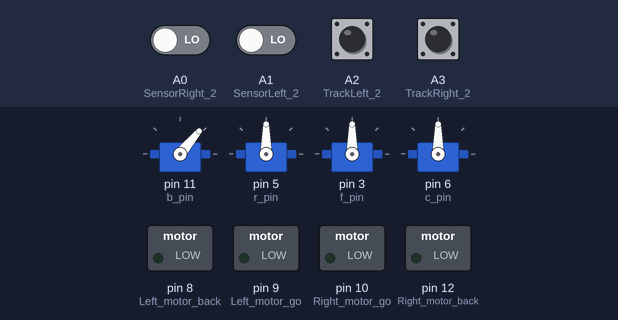
The program below on a simulated Arduino Uno, built with avr-gcc and run on an emulated ATmega328P. On the bench: 4 × servo, switched loads named in the program (green lamp = pin HIGH). Inputs (shaded band) come from the test bench; at power-on: A0 (SensorRight_2), A1 (SensorLeft_2), A2 (TrackLeft_2), A3 (TrackRight_2) LOW.

Above: at 1.2 s.
1.3 s: A0 (SensorRight_2) driven HIGH and A1 (SensorLeft_2) driven HIGH
12.4 s: A2 (TrackLeft_2) pulled HIGH for 3 s
At 15.9 s:
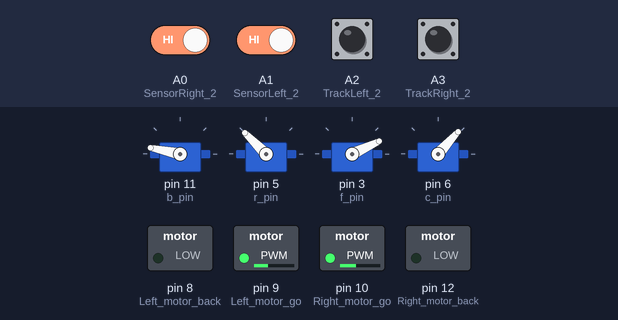
23.5 s: A3 (TrackRight_2) pulled HIGH for 3 s
At 24.4 s:
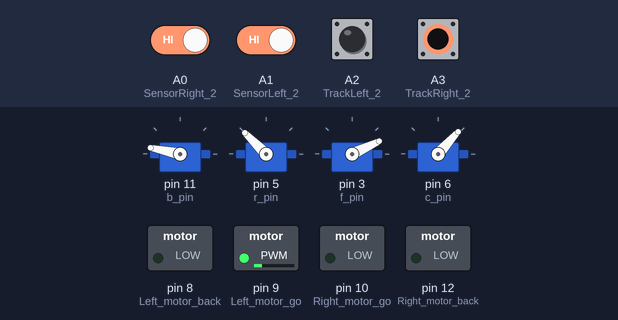
34.6 s: A0 (SensorRight_2) driven LOW and A1 (SensorLeft_2) driven LOW
At 47.4 s:
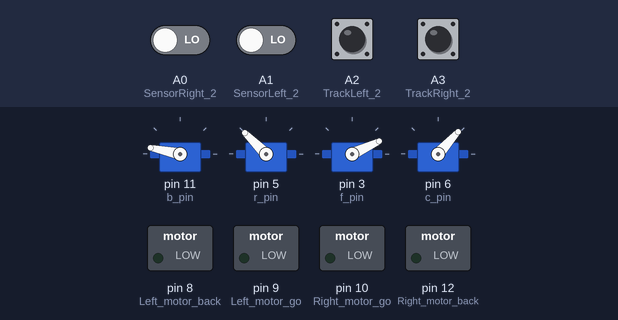
48.6 s: A0 (SensorRight_2) driven HIGH
At 49.1 s:
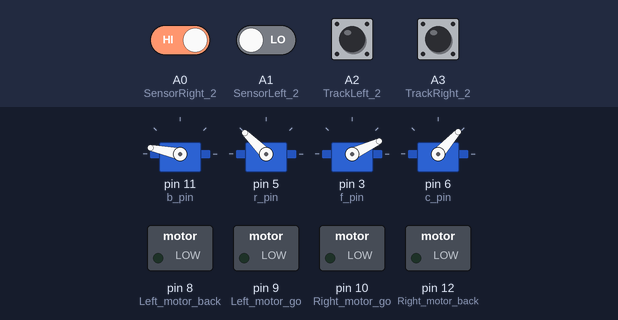
59.7 s: A1 (SensorLeft_2) driven HIGH
At 60.4 s:
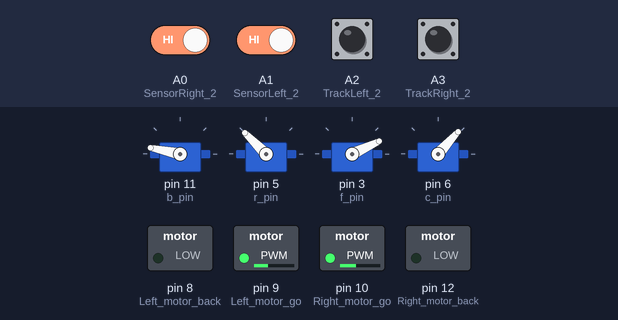
Timing chart, 0 to 62.7 s (numbered marks = the images above; inputs shaded):
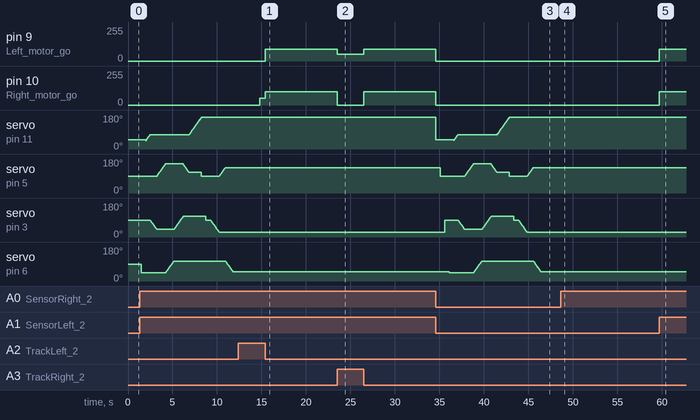

The program:

main.cpp
```cpp
#include <Arduino.h>
#include <Servo.h>

//——————**以下为参数设置**——————
int turning_sensitivity = 50    ;//避障转弯速度
int run_speed = 100    ;//直行速度
int globalTurnDelay = 15 ;//舵机转向循环间隔
int baseStd = 50 ;//base舵机初始位置重定义

//——————**以下为IO定义**——————
const int TrackLeft_2 = A2;//左循迹传感器(P3.3 0UT2)
const int TrackRight_2 = A3;//右循迹传感器(P3.2 0UT1)
const int SensorLeft_2 = A1;//左避障传感器(P3.5 0UT4)
const int SensorRight_2 = A0;//右避障传感器(P3.4 0UT3)

int Left_motor_go = 9;//左电机前进(IN2)
int Left_motor_back = 8;//左电机后退(IN1)
int Right_motor_go = 10; // 右电机前进(IN3)
int Right_motor_back = 12;// 右电机后退(IN4)

int b_pin = 11;//定义舵机引脚
int r_pin = 5;
int f_pin = 3;
int c_pin = 6;

/*——————全局变量定义——————*/
Servo base, rArm, fArm, claw ;
int angB, angR, angF, angC ;//舵机角度状态
int TL_2;//左循迹传感器状态
int TR_2;//右循迹传感器状态
int SL_2;//左避障传感器状态
int SR_2;//右避障传感器状态

void init_arm(){  //初始化舵机函数
  base.attach(b_pin);
  rArm.attach(r_pin);
  fArm.attach(f_pin);
  claw.attach(c_pin);
  base.write(90);
  delay(2000);
  base.write(120);
  delay(2000);
  base.write(90);
  delay(2000);
  rArm.write(90);
  delay(2000);
  fArm.write(90);
  delay(2000);
  claw.write(105);
  delay(100);
}

void setup(){//初始化电机驱动I0为输出方式
  pinMode(Left_motor_go, OUTPUT);// PIN 9 (PWI)
  pinMode(Left_motor_back, OUTPUT); // PIN 8
  pinMode(Right_motor_go, OUTPUT); // PIN 10 (PWM)
  pinMode(Right_motor_back, OUTPUT); // PIN 12
  //init_arm();
  //定义循迹传感器为输入方式
  pinMode(TrackLeft_2,INPUT); //定义左循迹传感器为输入
  pinMode(TrackRight_2,INPUT);//定义右循迹传感器为输入
  //定义避障传感器为输入方式
  pinMode(SensorLeft_2,INPUT); //定义左避障传感器为输入
  pinMode(SensorRight_2,INPUT);//定义右道障传感器为输入
}

void run(int speed){
  analogWrite(Left_motor_go,speed*0.88);
  digitalWrite(Left_motor_back,LOW);
  analogWrite(Right_motor_go,speed);
  digitalWrite(Right_motor_back,LOW);
  //delay(time);
}

void brake(){
  analogWrite(Left_motor_go,0);
  digitalWrite(Left_motor_back,LOW);
  analogWrite(Right_motor_go,0);
  digitalWrite(Right_motor_back,LOW);
  //delay(time);
}

void left(int speed)  //左转（左轮不动右轮前进）
{
  analogWrite(Left_motor_go,0); //左轮不动
  digitalWrite(Left_motor_back,LOW);
  analogWrite(Right_motor_go,speed); //右侧电机前进，PWM0-255调速
  digitalWrite(Right_motor_back,LOW);
  //delay(time*100);  //执行时间，可以调整
}

void spin_left(int speed) //左转（左轮后退，右轮前进）
{
  analogWrite(Left_motor_go,0); //左轮后退
  digitalWrite(Left_motor_back,HIGH);
  analogWrite(Right_motor_go,speed); //右侧电机前进，PWM0-255调速
  digitalWrite(Right_motor_back,LOW);
  //delay(time*100);  //执行时间，可以调整
}

void right(int speed)  //右转（右轮不动左轮前进）
{
  analogWrite(Right_motor_go,0); //右轮不动
  digitalWrite(Right_motor_back,LOW);
  analogWrite(Left_motor_go,speed); //左侧电机前进，PWM0-255调速
  digitalWrite(Left_motor_back,LOW);
  //delay(time*100);  //执行时间，可以调整
}

void spin_right(int speed) //右转（右轮后退，左轮前进）
{
  analogWrite(Right_motor_go,0); //右轮后退
  digitalWrite(Right_motor_back,HIGH);
  analogWrite(Left_motor_go,speed); //左侧电机前进，PWM0-255调速
  digitalWrite(Left_motor_back,LOW);
  //delay(time*100);  //执行时间，可以调整
}

void back(int time){
  analogWrite(Left_motor_go,0);
  digitalWrite(Left_motor_go,HIGH);
  analogWrite(Right_motor_go,0);
  digitalWrite(Right_motor_back,HIGH);
  delay(time);
  }

void capture(){
  claw.attach(c_pin);
  for (angC = 45; angC <= 105; angC += 1) {
    claw.write(angC);
    delay(globalTurnDelay); }
}

void release(){
  claw.attach(c_pin);
  for (angC = 105; angC >=45; angC += -1) {
    claw.write(angC);
    delay(globalTurnDelay); }
}

void arMove(char flag, char direct, char angX){
  base.attach(b_pin);
  rArm.attach(r_pin);
  fArm.attach(f_pin);
  int angP, angT;
  if (flag == 'b'){
    if (direct == 'l'){
      angT = angB + angX;
      for (angP = angB; angP <= angT; angP += 1) {
        base.write(angP);
        delay(globalTurnDelay); }
      angB = angT;
    }
    else if (direct == 'r'){
      angT = angB - angX;
      for (angP = angB; angP >= angT; angP += -1) {
        base.write(angP);
        delay(globalTurnDelay); }
      angB = angT;
    }
  }
  else if (flag == 'r'){
    if (direct == 'f'){
      angT = angR + angX;
      for (angP = angR; angP <= angT; angP += 1) {
        rArm.write(angP);
        delay(globalTurnDelay); }
      angR = angT;
    }
    else if (direct == 'b'){
      angT = angR - angX;
      for (angP = angR; angP >= angT; angP += -1) {
        rArm.write(angP);
        delay(globalTurnDelay); }
        angR = angT;
    }
  }
  else if (flag == 'f'){
    if (direct == 'u'){
      angT = angF + angX;
      for (angP = angF; angP <= angT; angP += 1){
        fArm.write(angP);
        delay(globalTurnDelay); }
        angF = angT;
    }
    else if (direct == 'd'){
      angT = angF - angX;
      for (angP = angF; angP >= angT; angP += -1){
        fArm.write(angP);
        delay(globalTurnDelay); }
        angF = angT;
    }
  }
}

/*
舵机正负表
base     | +向左  -向右
rArm     | +前压
fArm     | +up
claw     | 45开 105闭合
*/

void pickUp(){
  base.attach(b_pin);
  rArm.attach(r_pin);
  fArm.attach(f_pin);
  claw.attach(c_pin);
  base.write(baseStd);
  delay(500);
  rArm.write(90);
  delay(500);
  fArm.write(90);
  delay(500);
  claw.write(45);
  delay(500);
  /*————————————————————*/
  for (angB = 60-15; angB <= 90-15; angB += 1) {
    base.write(angB);
    delay(globalTurnDelay); }
  for (angF = 90; angF >= 40; angF += -1) {
    fArm.write(angF);
    delay(globalTurnDelay); }
  for (angR = 90; angR <= 155; angR += 1) {
    rArm.write(angR);
    delay(globalTurnDelay); }
  for (angC = 45; angC <= 105; angC += 1) {
    claw.write(angC);
    delay(globalTurnDelay); }
  for (angF = 40; angF <= 110; angF += 1) {
    fArm.write(angF);
    delay(globalTurnDelay); }
  for (angR = 150; angR >= 110; angR += -1) {
    rArm.write(angR);
    delay(globalTurnDelay); }
  for (angB = 90-15; angB <= 168; angB += 1) {
    base.write(angB);
    delay(globalTurnDelay); }
  rArm.write(90);
  delay(500);
  fArm.write(90);
  delay(500);
  for (angF = 90; angF >= 25; angF += -1) {
    fArm.write(angF);
    delay(globalTurnDelay); }
  for (angR = 90; angR <= 135; angR += 1) {
    rArm.write(angR);
    delay(globalTurnDelay); }
  for (angC = 105; angC >=48; angC += -1) {
    claw.write(angC);
    delay(globalTurnDelay); }
}


void loop(){
  SL_2=digitalRead(SensorLeft_2);
  SR_2=digitalRead(SensorRight_2);
  if (SL_2==HIGH && SR_2==HIGH){
    TL_2=digitalRead(TrackLeft_2);
    TR_2=digitalRead(TrackRight_2);
    if (TL_2 == LOW && TR_2 == LOW){
      run(run_speed);}
    else if(TL_2 == HIGH && TR_2 == LOW){
          left(turning_sensitivity );}
    else if(TL_2 == LOW && TR_2 == HIGH){
          right(turning_sensitivity );}
    else {brake();}
    }
  else if(SL_2==LOW && SR_2==LOW){
    brake();
    pickUp();
    delay(3000);
  }
}
```

Measured:
- after the input at 12.4 s, pin 9 (Left_motor_go): 0/255 → 88/255 after 3.0 s instead of 2.4 s; pin 10 (Right_motor_go): 0/255 → 50/255 after 2.4 s, → 100/255 0.58 s later
- after the input at 23.5 s, pin 9 (Left_motor_go): 88/255 → 50/255 at once, → 88/255 3.0 s later; pin 10 (Right_motor_go): 100/255 → 0/255 at once, → 100/255 3.0 s later
- after the input at 34.6 s, pin 9 (Left_motor_go): 88/255 → 0/255 at once; pin 10 (Right_motor_go): 100/255 → 0/255 at once
- after the input at 48.6 s, servo on pin 11 (b_pin): stops changing and stays 168°; servo on pin 5 (r_pin): stops changing and stays 135°; servo on pin 3 (f_pin): stops changing and stays 25°; servo on pin 6 (c_pin): stops changing and stays 48°
- after the input at 59.7 s, pin 9 (Left_motor_go): 0/255 → 88/255 at once; pin 10 (Right_motor_go): 0/255 → 100/255 at once
